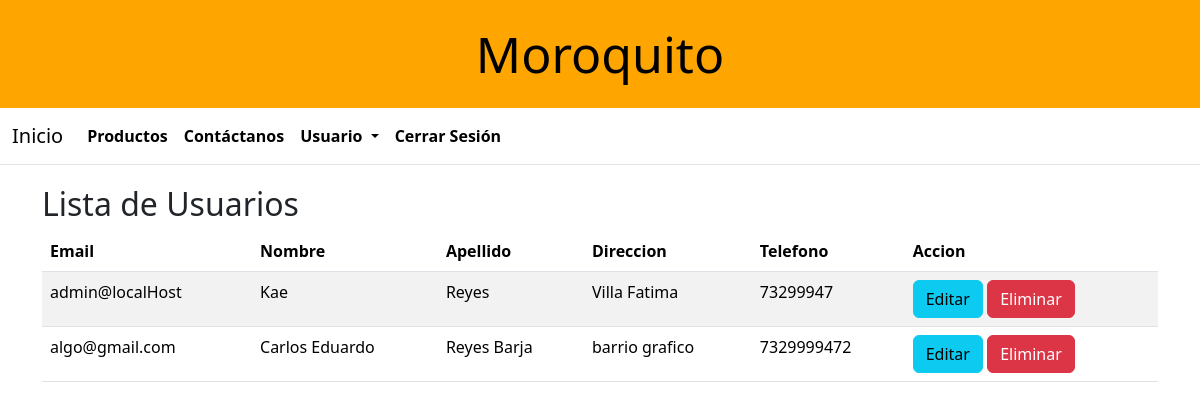
The page /users (signed in) on the database as committed earlier.
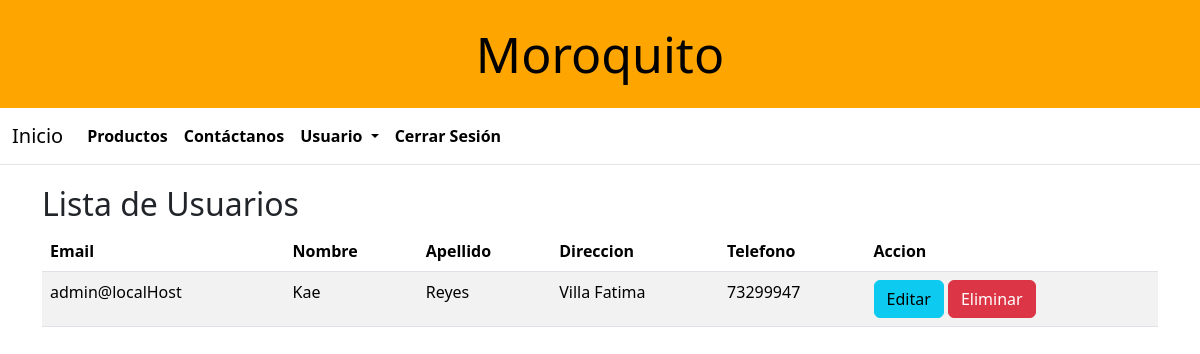
The same page on the database as committed later.
### models/usuario_model.py (models this page shows, shortened)
class Usuarios(UserMixin, db.Model):
    __tablename__ = "usuarios"
    email = db.Column(db.String(200), primary_key=True)
    first_name = db.Column(db.String(50), nullable=False)
    last_name = db.Column(db.String(50), nullable=False)
    password_hash = db.Column(db.String(128), nullable=False)
    direction = db.Column(db.String(200), nullable=False)
    celphone = db.Column(db.String(15), nullable=False)
    role = db.Column(db.String(50), nullable=False, default="user")
    @staticmethod
    def get_all():
        return Usuarios.query.all()
    def has_role(self, role):
        return self.role == role

### controllers/usuario_controller.py (the view)
@user_bp.route("/users")
@login_required
@role_required("admin")
def list_users():
    users = Usuarios.get_all()
    return usuario_view.usuarios(users)

### run.py (called while the page is built)
@login_manager.user_loader
def load_user(user_email):
    return Usuarios.query.get((user_email))

### views/usuario_view.py (called while the page is built)
def usuarios(users):
    return render_template(
        "usuarios.html",
        users=users,
        title="Lista de usuarios",
        current_user=current_user,
    )

### templates/usuarios.html (shortened to what this page needs)
{% extends 'base.html' %}
{% block content %}
<h2 class="subtitle is-2">Lista de Usuarios</h2>
<table class="table table-striped">
    <thead>
        <tr>
            <th>Email</th>
            <th>Nombre</th>
            <th>Apellido</th>
            <th>Direccion</th>
            <th>Telefono</th>
            <th>Accion</th>
        </tr>
    <tbody>
        {% for user in users %}
        <tr>
            <td>{{user.email}}</td>
            <td>{{user.first_name}}</td>
            <td>{{user.last_name}}</td>
            <td>{{user.direction}}</td>
            <td>{{user.celphone}}</td>
            <td><a href="{{url_for('user.update_user',id=user.email)}}" class="btn btn-info">Editar</a>
                <button type="button" class="btn btn-danger" data-bs-toggle="modal" data-bs-target="#exampleModal">
                    Eliminar
                </button>
            </td>
        </tr>
        {% endfor %}
    </tbody>
    </thead>
</table>
{% endblock %}

Rows that differ between the two databases and show on the page:
removed Usuarios: email "algo@gmail.com", first_name "Carlos Eduardo", last_name "Reyes Barja", direction "barrio grafico", celphone "7329999472"
